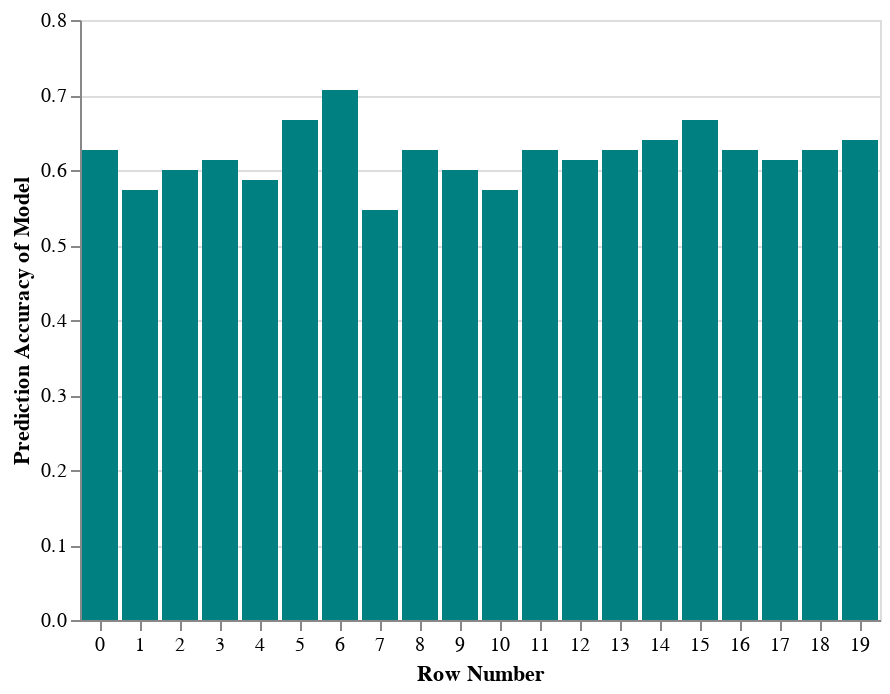

The cell this chart's notebook holds for it:
### Markdown cell above
Below, we plotted a bar graph in order to visualize this table more clearly.

### Code cell
bar_plot = alt.Chart(compared_categories_dataframe.reset_index()).mark_bar(color = 'teal').encode(
    x = alt.X('index:N', title='Row Number', axis=alt.Axis(labelAngle=0)),
    y = alt.Y('prediction_accuracy', title='Prediction Accuracy of Model'),
)
bar_plot

### Figure 1 — Vega-Lite specification as saved in the notebook (floating-point values rounded to 4 significant figures)
{"config": {"view": {"continuousWidth": 400, "continuousHeight": 300}}, "data": {"name": "data-518afed36af2c201063283d21a26ef30"}, "mark": {"type": "bar", "color": "teal"}, "encoding": {"x": {"axis": {"labelAngle": 0}, "field": "index", "title": "Row Number", "type": "nominal"}, "y": {"field": "prediction_accuracy", "title": "Prediction Accuracy of Model", "type": "quantitative"}}, "$schema": "https://vega.github.io/schema/vega-lite/v4.17.0.json", "datasets": {"data-518afed36af2c201063283d21a26ef30": [{"index": 0, "category_1": "ejection_fraction", "category_2": "serum_creatinine", "prediction_accuracy": 0.6267, "optimal_k": 8}, {"index": 1, "category_1": "ejection_fraction", "category_2": "platelets", "prediction_accuracy": 0.5733, "optimal_k": 15}, {"index": 2, "category_1": "ejection_fraction", "category_2": "serum_sodium", "prediction_accuracy": 0.6, "optimal_k": 21}, {"index": 3, "category_1": "ejection_fraction", "category_2": "creatinine_phosphokinase", "prediction_accuracy": 0.6133, "optimal_k": 10}, {"index": 4, "category_1": "creatine_phosphokinase", "category_2": "serum_creatine", "prediction_accuracy": 0.5867, "optimal_k": 14}, {"index": 5, "category_1": "platelets", "category_2": "serum_creatinine", "prediction_accuracy": 0.6667, "optimal_k": 7}, {"index": 6, "category_1": "serum_creatinine", "category_2": "serum_sodium", "prediction_accuracy": 0.7067, "optimal_k": 7}, {"index": 7, "category_1": "creatinine_phosphokinase", "category_2": "platelets", "prediction_accuracy": 0.5467, "optimal_k": 14}, {"index": 8, "category_1": "creatinine_phosphokinase", "category_2": "serum_sodium", "prediction_accuracy": 0.6267, "optimal_k": 17}, {"index": 9, "category_1": "platelets", "category_2": "serum_sodium", "prediction_accuracy": 0.6, "optimal_k": 20}, {"index": 10, "category_1": "age", "category_2": "creatinine_phosphokinase", "prediction_accuracy": 0.5733, "optimal_k": 2}, {"index": 11, "category_1": "age", "category_2": "ejection_fraction", "prediction_accuracy": 0.6267, "optimal_k": 14}, {"index": 12, "category_1": "age", "category_2": "platelets", "prediction_accuracy": 0.6133, "optimal_k": 40}, {"index": 13, "category_1": "age", "category_2": "serum_creatinine", "prediction_accuracy": 0.6267, "optimal_k": 33}, {"index": 14, "category_1": "age", "category_2": "serum_sodium", "prediction_accuracy": 0.64, "optimal_k": 8}, {"index": 15, "category_1": "age", "category_2": "ejection_fraction", "prediction_accuracy": 0.6667, "optimal_k": 14}, {"index": 16, "category_1": "age", "category_2": "ejection_fraction", "prediction_accuracy": 0.6267, "optimal_k": 14}, {"index": 17, "category_1": "age", "category_2": "platelets", "prediction_accuracy": 0.6133, "optimal_k": 40}, {"index": 18, "category_1": "age", "category_2": "serum_creatinine", "prediction_accuracy": 0.6267, "optimal_k": 33}, {"index": 19, "category_1": "age", "category_2": "serum_sodium", "prediction_accuracy": 0.64, "optimal_k": 8}]}}
